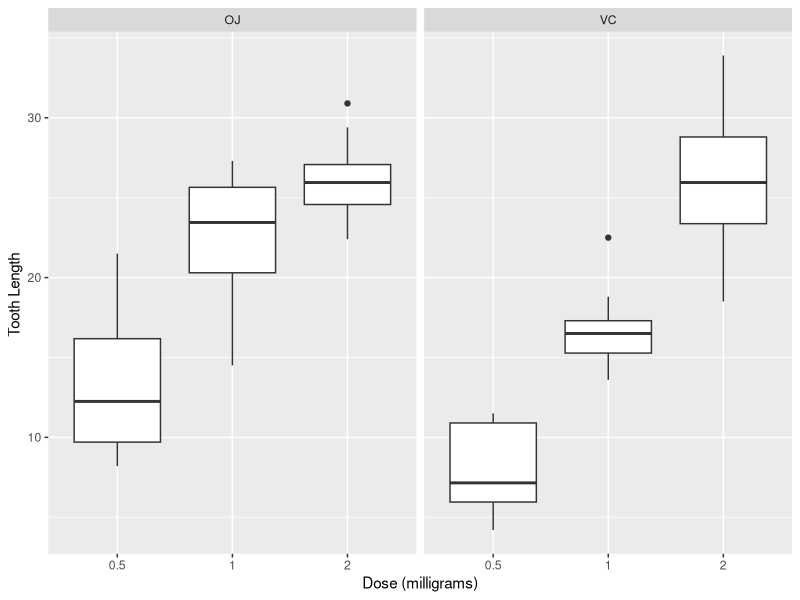

Reproduce this figure in R.
## ---- chunk 1
# Load libraries

library(dplyr)
library(ggplot2)
## ---- chunk 2
data("ToothGrowth")
head(ToothGrowth, n=15)
## ---- chunk 3
str(ToothGrowth)
## ---- chunk 4
summary <- group_by(ToothGrowth,supp, dose) %>%
  summarise(MeanLength=mean(len))
## ---- chunk 5

ggplot(ToothGrowth, aes(y=len,x=factor(dose))) + geom_boxplot() + facet_grid(. ~ supp, scales="free_y") + xlab("Dose (milligrams)") + ylab("Tooth Length ")

## ---- chunk 6
# Using Reshap/dcast would be nice but lack of uniqueness in labels makes it PAINFUL!
VC <- ToothGrowth[ToothGrowth$sup == "VC",]
VCbyDose <- as.data.frame(with(VC, split(len, dose)))
names(VCbyDose) <- gsub("X", "Dose", names(VCbyDose), fixed=TRUE)

OJ <- ToothGrowth[ToothGrowth$sup == "OJ",]
OJbyDose <- as.data.frame(with(OJ, split(len, dose)))
names(OJbyDose) <- gsub("X", "Dose", names(OJbyDose), fixed=TRUE)
## ---- chunk 7
#t.test(VCbyDose$Dose2 - VCbyDose$Dose0.5, alternative = "greater", paired=FALSE, var.equal=FALSE)
t.test(VCbyDose$Dose2 - VCbyDose$Dose0.5, paired=FALSE, var.equal=FALSE)
